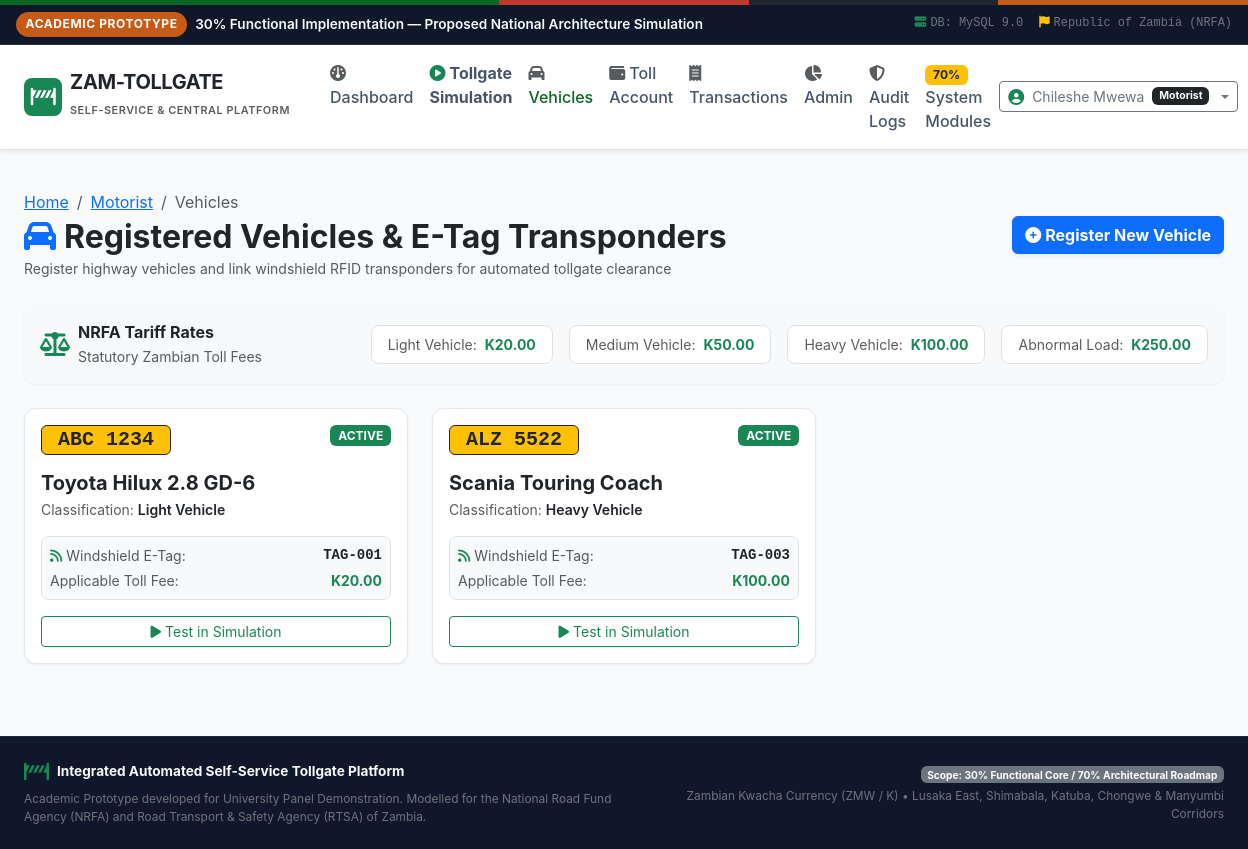
Page /vehicles (signed in) on the committed database.
### models.py (models this page shows, shortened)
class Vehicle(db.Model):
    __tablename__ = 'vehicles'
    id = db.Column(db.Integer, primary_key=True)
    user_id = db.Column(db.Integer, db.ForeignKey('users.id', ondelete='CASCADE'), nullable=False)
    registration_number = db.Column(db.String(20), unique=True, nullable=False, index=True)
    vehicle_type = db.Column(db.String(50), nullable=False, default='Light Vehicle')
    make_model = db.Column(db.String(100), default='Unspecified')
    rfid_tag = db.Column(db.String(50), unique=True, nullable=False, index=True)
    status = db.Column(db.String(20), nullable=False, default='ACTIVE')
    created_at = db.Column(db.DateTime, default=datetime.datetime.utcnow)

### routes/motorist.py (the view)
@motorist_bp.route('/vehicles')
@login_required
def vehicles_page():
    user_id = session['user_id']
    vehicles = Vehicle.query.filter_by(user_id=user_id).all()
    rates = Config.TOLL_RATES
    return render_template('vehicles.html', vehicles=vehicles, rates=rates, currency=Config.CURRENCY_SYMBOL)

### routes/auth.py (called while the page is built)
def login_required(f):
    @wraps(f)
    def decorated_function(*args, **kwargs):
        if 'user_id' not in session:
            flash('Please log in to access this portal.', 'warning')
            return redirect(url_for('auth.login', next=request.url))
        return f(*args, **kwargs)
    return decorated_function

### templates/vehicles.html (shortened to what this page needs)
{% extends "base.html" %}
{% block content %}
<div class="container-fluid px-lg-4 py-4">
    <div class="d-flex justify-content-between align-items-center mb-4 flex-wrap gap-2">
        <div>
            <nav aria-label="breadcrumb">
                <ol class="breadcrumb mb-1">
                    <li class="breadcrumb-item"><a href="{{ url_for('index') }}">Home</a></li>
                    <li class="breadcrumb-item"><a href="{{ url_for('motorist.dashboard') }}">Motorist</a></li>
                    <li class="breadcrumb-item active" aria-current="page">Vehicles</li>
                </ol>
            </nav>
            <h2 class="fw-bold mb-0 text-dark">
                <i class="fa fa-car text-primary me-2"></i>Registered Vehicles & E-Tag Transponders
            </h2>
            <small class="text-muted">Register highway vehicles and link windshield RFID transponders for automated tollgate clearance</small>
        </div>
        <button class="btn btn-primary fw-bold shadow-sm" data-bs-toggle="modal" data-bs-target="#addVehicleModal">
            <i class="fa fa-plus-circle me-1"></i>Register New Vehicle
        </button>
    </div>
    <div class="card card-tech mb-4 bg-light border-0">
        <div class="card-body p-3">
            <div class="row align-items-center g-3">
                <div class="col-md-3">
                    <div class="d-flex align-items-center gap-2">
                        <i class="fa fa-scale-balanced text-success fs-4"></i>
                        <div>
                            <div class="fw-bold text-dark">NRFA Tariff Rates</div>
                            <small class="text-muted">Statutory Zambian Toll Fees</small>
                        </div>
                    </div>
                </div>
                <div class="col-md-9">
                    <div class="d-flex flex-wrap gap-3 justify-content-md-end">
                        {% for vtype, fee in rates.items() %}
                        <div class="bg-white px-3 py-2 rounded-3 border small">
                            <span class="text-muted">{{ vtype }}:</span>
                            <strong class="text-success ms-1">K{{ fee | int }}.00</strong>
                        </div>
                        {% endfor %}
                    </div>
                </div>
            </div>
        </div>
    </div>
    <div class="row g-4">
        {% for v in vehicles %}
        <div class="col-md-6 col-lg-4">
            <div class="card card-tech h-100 p-3">
                <div class="d-flex justify-content-between align-items-start mb-2">
                    <span class="badge bg-warning text-dark font-monospace fs-5 border border-dark px-3 py-1">
                        {{ v.registration_number }}
                    </span>
                    <span class="badge bg-success">{{ v.status }}</span>
                </div>
                <h5 class="fw-bold text-dark mt-2 mb-1">{{ v.make_model }}</h5>
                <div class="text-muted small mb-3">Classification: <span class="fw-semibold text-dark">{{ v.vehicle_type }}</span></div>
                <div class="p-2 bg-light rounded-3 border small mb-3">
                    <div class="d-flex justify-content-between mb-1">
                        <span class="text-muted"><i class="fa fa-rss me-1 text-success"></i>Windshield E-Tag:</span>
                        <strong class="font-monospace text-dark">{{ v.rfid_tag }}</strong>
                    </div>
                    <div class="d-flex justify-content-between">
                        <span class="text-muted">Applicable Toll Fee:</span>
                        <strong class="text-success">
                            {% if v.vehicle_type == 'Light Vehicle' %}K20.00
                            {% elif v.vehicle_type == 'Medium Vehicle' %}K50.00
                            {% elif v.vehicle_type == 'Heavy Vehicle' %}K100.00
                            {% else %}K250.00{% endif %}
                        </strong>
                    </div>
                </div>
                <div class="mt-auto d-flex gap-2">
                    <a href="{{ url_for('simulation.simulation_page') }}" class="btn btn-outline-success btn-sm flex-fill" onclick="localStorage.setItem('demo_plate', '{{ v.registration_number }}')">
                        <i class="fa fa-play me-1"></i>Test in Simulation
                    </a>
                </div>
            </div>
        </div>
        {% endfor %}
    </div>
</div>
{% endblock %}

### static/css/custom.css (style rules this page uses)
:root { --zm-green: #0b6623; --zm-green-dark: #074b19; --zm-copper: #c85a17; --zm-copper-light: #e67e22; --zm-red: #c0392b; --zm-black: #1e272e; --zm-bg-light: #f8fafc; --zm-card-border: #e2e8f0; }
body { background-color: var(--zm-bg-light); font-family: -apple-system, BlinkMacSystemFont, "Segoe UI", Roboto, "Helvetica Neue", Arial, sans-serif; color: #334155; min-height: 100vh; display: flex; flex-direction: column; }
.card-tech { background: #ffffff; border: 1px solid var(--zm-card-border); border-radius: 0.75rem; box-shadow: 0 1px 3px 0 rgba(0, 0, 0, 0.05), 0 1px 2px -1px rgba(0, 0, 0, 0.05); transition: box-shadow 0.2s ease; }

### rows in the picture
Vehicle: registration_number "ABC 1234", status "ACTIVE", make_model "Toyota Hilux 2.8 GD-6", vehicle_type "Light Vehicle", rfid_tag "TAG-001", shows "K20.00"
Vehicle: registration_number "ALZ 5522", status "ACTIVE", make_model "Scania Touring Coach", vehicle_type "Heavy Vehicle", rfid_tag "TAG-003", shows "K100.00"

### other values in the picture
{{ active_db_engine }} "MySQL 9.0"
{{ current_user_name }} "Chileshe Mwewa"
{{ current_user_role }} "Motorist"
{{ vtype }} "Light Vehicle" "Medium Vehicle" "Heavy Vehicle" "Abnormal Load"
{{ fee | int }} "20" "50" "100" "250"
